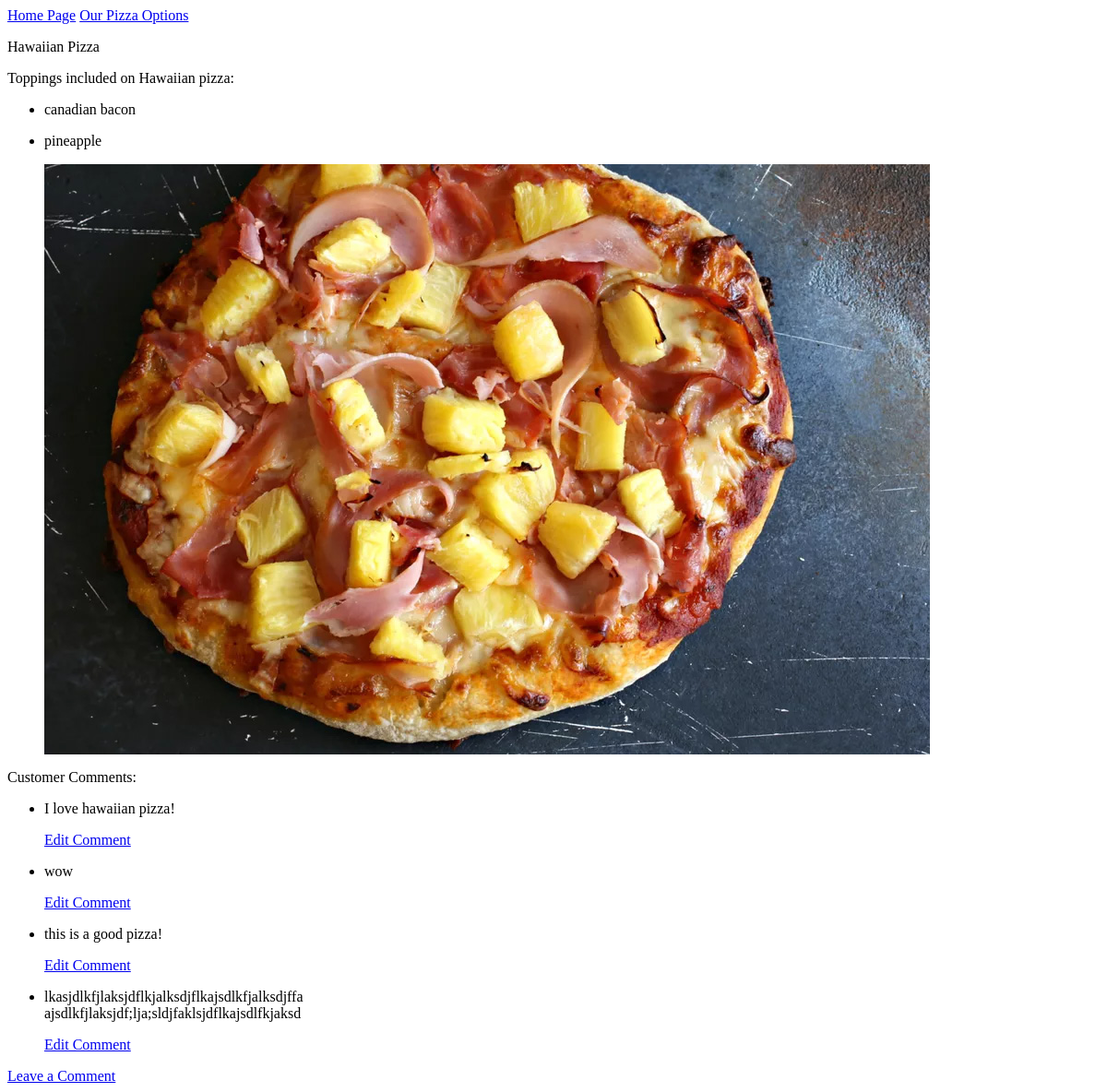
The page /pizzas/1/ on the database as committed earlier.
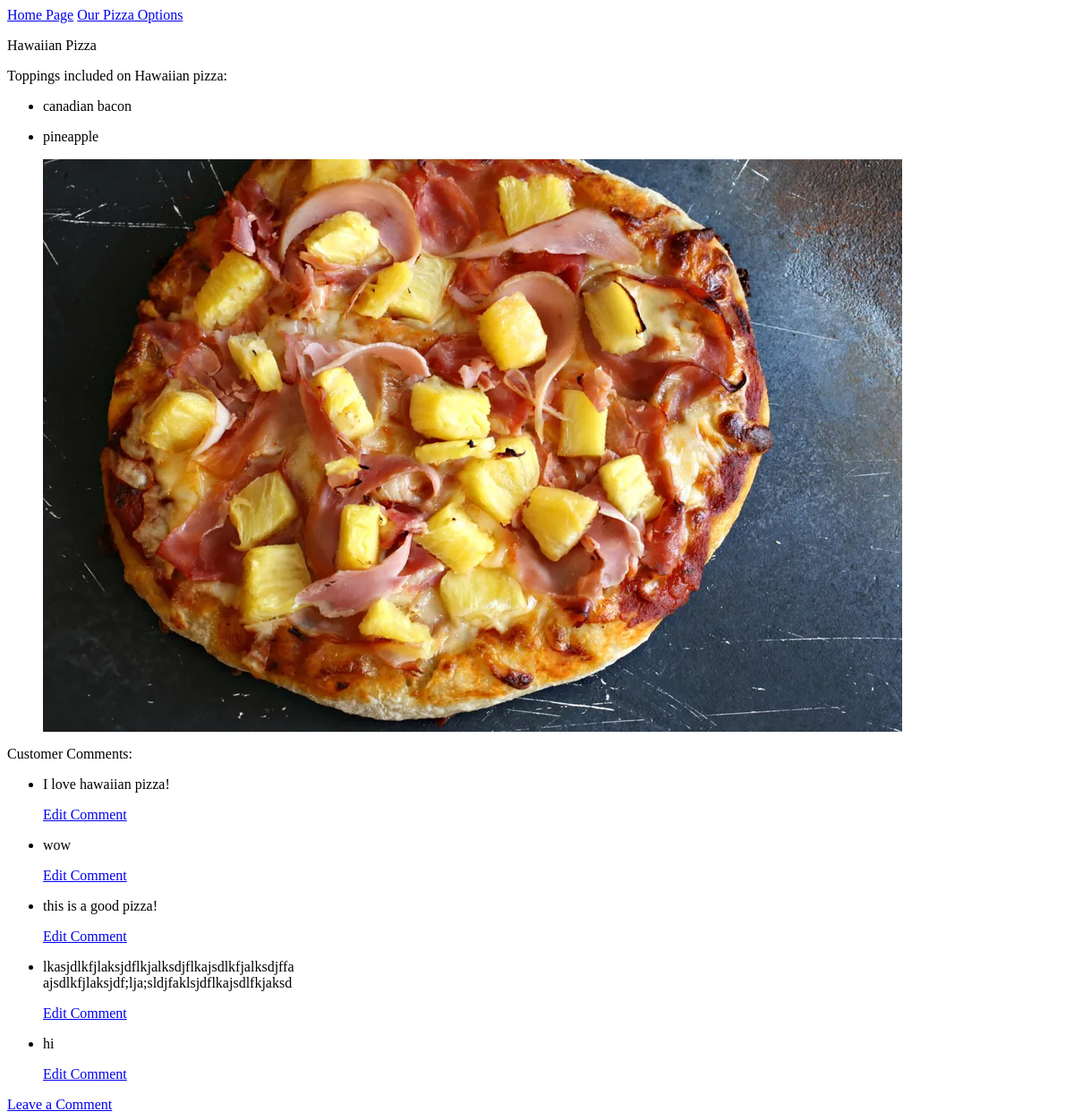
The same page on the database as committed later.
### pizza/models.py (models this page shows, shortened)
class Topping(models.Model):
    pizza = models.ForeignKey(Pizza, on_delete=models.CASCADE)
    name = models.TextField()
    date_added = models.DateTimeField(auto_now_add=True)
    class Meta:
        verbose_name_plural = 'toppings'

class Comments(models.Model):
    pizza = models.ForeignKey(Pizza, on_delete=models.CASCADE)
    comment = models.CharField(max_length=200)
    def __str__(self):
        return self.comment

### pizza/views.py (the view)
# urls.py: path('', include('pizza.urls')),
def pizza(request, pizza_id):
    pizza = Pizza.objects.get(id=pizza_id)
    toppings = pizza.topping_set.all()
    comments = pizza.comments_set.all()
    context = {'pizza':pizza, 'toppings':toppings, 'comments':comments}
    return render(request, 'pizza/pizza.html', context)

### pizza/models.py (called while the page is built)
    def __str__(self):
        return self.name

### pizza/templates/pizza/pizza.html
{% extends "pizza/base.html" %}
{% load static %}
{% block content %}
<p>{{pizza}} Pizza</p>
<p>Toppings included on {{pizza}} pizza:</p>
<ul>
    {%for topping in toppings %}
    <li>
        <p>{{topping.name|linebreaks }}</p>
    </li>
    {% empty %}
    <li>There are no listed toppings for this pizza.</li>
    {% endfor %}
    {% if pizza.id == 1 %}
    <img src="{% static 'pizza/images/hawaiian2.jpg'%}">
    {% else %}
    <img src="{% static 'pizza/images/meatlovers.jpg'%}">
    {% endif %}
</ul>
<p>Customer Comments:</p>
<ul>
    {% for comment in comments %}
    <li>
        <p>{{comment|linebreaks}}</p>
        <p>
            <a href="{% url 'pizza:edit_comment' comment_id %}">Edit Comment</a>
        </p>
    </li>
    {% empty %}
    <li>No customer comments</li>
    {% endfor %}
</ul>
<a href="{% url 'pizza:new_comment' pizza.id %}">Leave a Comment</a>
{% endblock content %}

Rows that differ between the two databases and show on the page:
added Comments: comment "hi"
